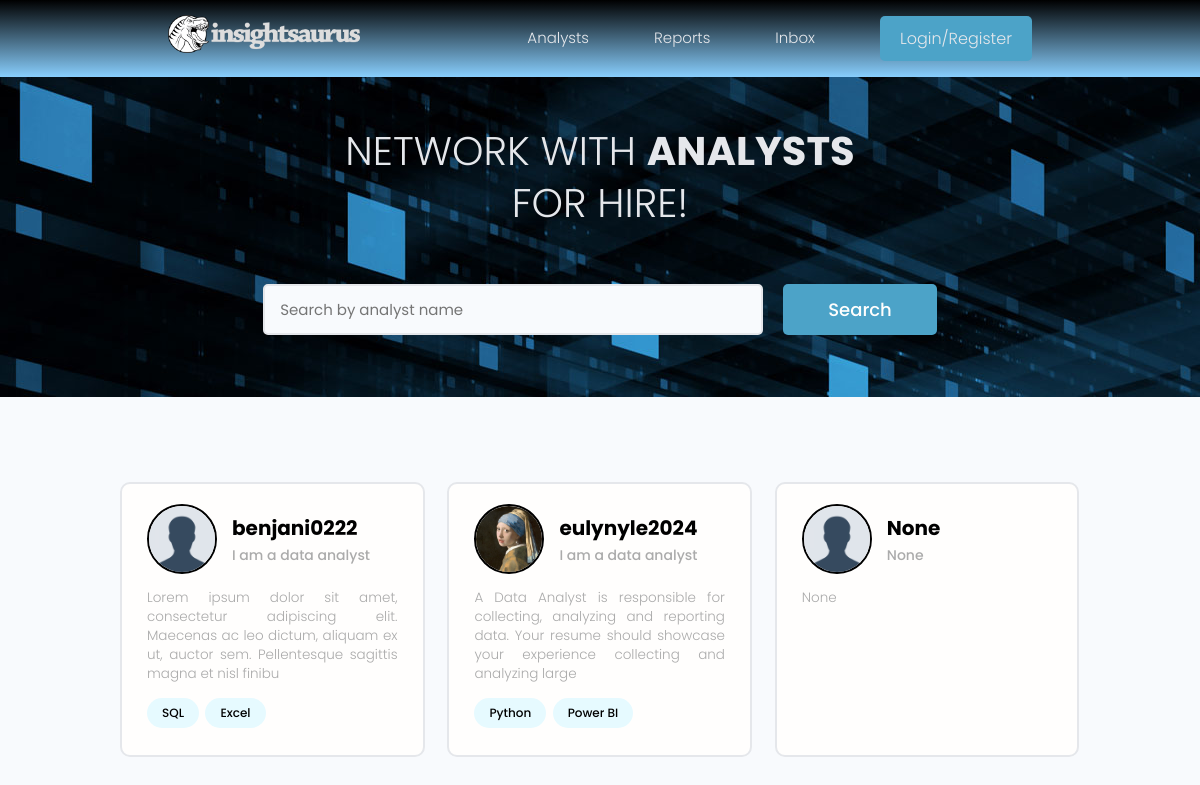
The app's page /users/, older data.
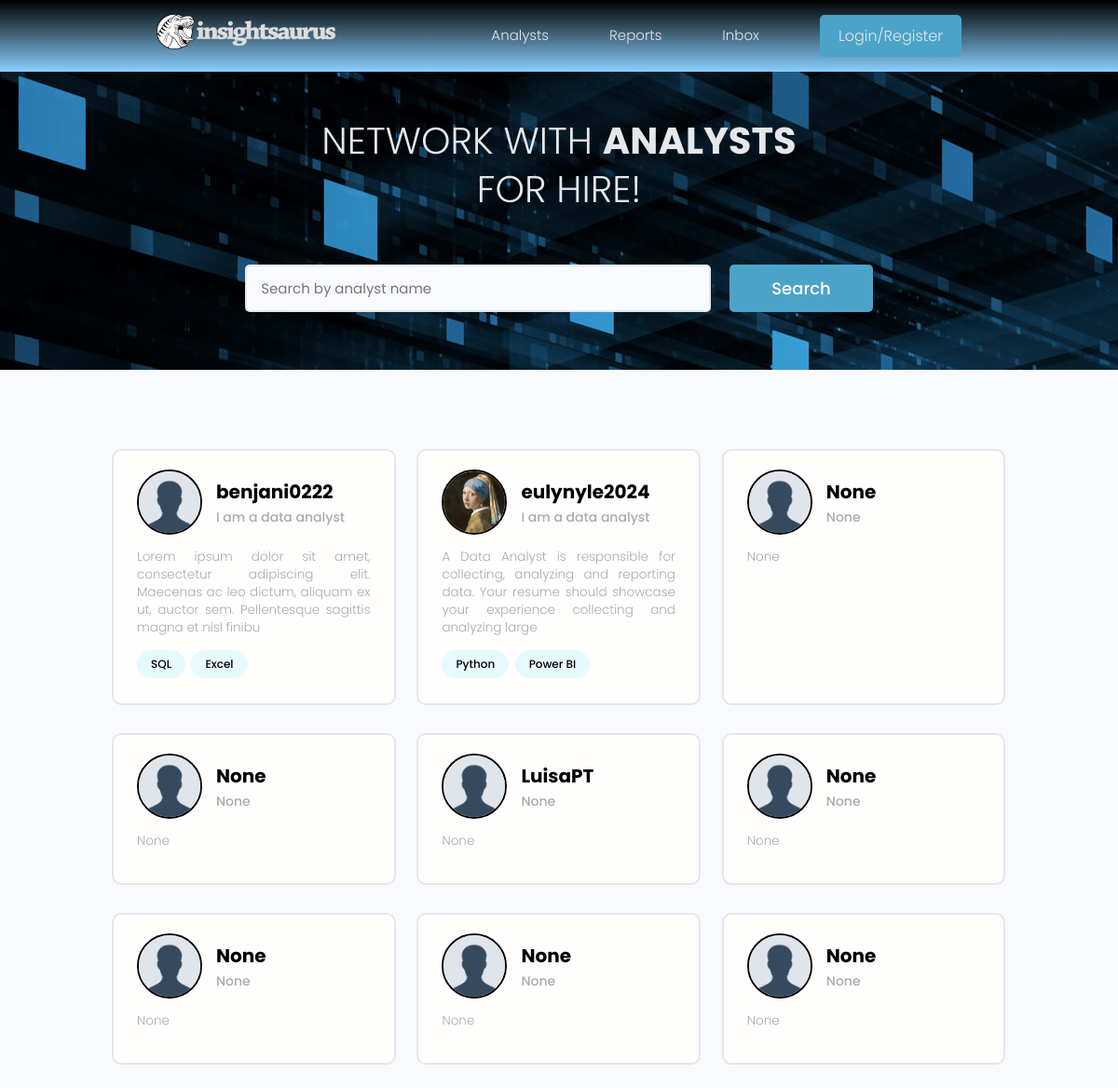
The same page, newer data.
### users/models.py (models this page shows, shortened)
class Profile(models.Model):
    user = models.OneToOneField(User, on_delete=models.CASCADE, null=True, blank=True)
    name = models.CharField(max_length=200, blank=True, null=True)
    email = models.EmailField(max_length=200, blank=True, null=True)
    username = models.CharField(max_length=200, blank=True, null=True)
    location = models.CharField(max_length=200, blank=True, null=True)
    short_bio = models.CharField(max_length=200, blank=True, null=True)
    bio = models.CharField(max_length=2000, blank=True, null=True)
    profile_image = models.ImageField(null=True, blank=True, upload_to='profiles/', default="profiles/default-profile.png")
    available = models.BooleanField(default=False)
    created = models.DateTimeField(auto_now_add=True)
    id_num = models.UUIDField(default=uuid.uuid4, unique=True, primary_key=True, editable=False)

class Skill(models.Model):
    owner = models.ForeignKey(Profile, on_delete=models.CASCADE, null=True, blank=True)
    name = models.CharField(max_length=200, blank=True, null=True)
    description = models.TextField(null=True, blank=True)
    created = models.DateTimeField(auto_now_add=True)
    id_num = models.UUIDField(default=uuid.uuid4, unique=True, primary_key=True, editable=False)
    def __str__(self):
        return str(self.name)

### users/views.py (the view)
# urls.py: path('', views.profiles, name="profiles"),
def profiles(request):
    profiles = Profile.objects.all()
    context = {'profiles': profiles}
    return render(request, 'users/profiles.html', context)

### users/templates/users/profiles.html (shortened to what this page needs)
{% extends 'main.html' %}
{% block content %}
<main class="home">
    <section class="hero-section text-center">
      <div class="container container--narrow">
        <div class="hero-section__box">
          <h2>NETWORK WITH <span>ANALYSTS</span></h2>
          <h2>FOR HIRE!</h2>
        </div>
        <div class="hero-section__search">
          <form class="form" action="#" method="get">
            <div class="form__field">
              <input class="input input--text" id="formInput#search" type="text" name="text"
                placeholder="Search by analyst name" />
            </div>
            <input class="btn btn--sub btn--lg" type="submit" value="Search" />
          </form>
        </div>
      </div>
    </section>
    <section class="devlist">
      <div class="container">
        <div class="grid grid--three">
          {% for profile in profiles %}
          <div class="column card">
            <div class="dev">
              <a href="{% url 'user-profile' profile.id_num %}" class="card__body">
                <div class="dev__profile">
                  <img class="avatar avatar--md" src="{{ profile.profile_image.url }}" alt="image" />
                  <div class="dev__meta">
                    <h3>{{ profile.username }}</h3>
                    <h5>{{ profile.short_bio|slice:"50" }}</h5>
                  </div>
                </div>
                <p class="dev__info">{{ profile.bio|slice:"150" }}</p>
                <div class="dev__skills">
                  {% for skill in profile.skill_set.all|slice:"5" %}
                  <span class="tag tag--pill tag--main">
                    <small>{{skill}}</small>
                  </span>
                  {% endfor %}
                </div>
              </a>
            </div>
          </div>
          {% endfor %}
        </div>
      </div>
    </section>
  </main>
{% endblock content %}

### templates/main.html (shortened to what this page needs)
<!DOCTYPE html>
{% load static %}
<html>
    <head>
        <link rel="stylesheet" href="https://cdn.iconmonstr.com/1.3.0/css/iconmonstr-iconic-font.min.css" />
        <link rel="stylesheet" href="{% static 'uikit/styles/uikit.css' %}" />
        <link rel="stylesheet" href="{% static 'styles/app.css' %}" />
    </head>
    <body>
        {% include 'navbar.html' %}
        {% block content %}
        {% endblock %}
    </body>
</html>

### templates/navbar.html (shortened to what this page needs)
{% load static %}
<header class="header">
    <div class="container container--narrow">
      <a href="{% url 'datasets' %}" class="header__logo">
        <img src="{% static 'images/insightsaurus_logo.png' %}" alt="Insightsaurus Logo" />
      </a>
      <nav class="header__nav">
        <ul class="header__menu">
          <li class="header__menuItem"><a href="{% url 'profiles' %}">Analysts</a></li>
          <li class="header__menuItem"><a href="{% url 'datasets' %}">Reports</a></li>
          <li class="header__menuItem"><a href="">Inbox</a></li>
          {% if request.user.is_authenticated %}
          <li class="header__menuItem"><a href="">My Account</a></li>
          <li class="header__menuItem"><a href="{% url 'logout' %}" class="btn btn--sub">Logout</a></li>
          {% else %}
          <li class="header__menuItem"><a href="{% url 'login' %}" class="btn btn--sub">Login/Register</a></li>
          {% endif %}
        </ul>
      </nav>
    </div>
  </header>

### static/styles/app.css (style rules this page uses)
:root { --color-sub: #000000; }
.btn--sub { background-color: var(--color-sub-light); }
.card { border: 2px solid var(--color-light); }
img { width: 100%; }
.header { position: sticky; z-index: 111; background: linear-gradient(to bottom, var(--color-main), rgb(136, 206, 253)); padding: 1.5rem 0; }
.header > .container { display: flex; justify-content: space-between; align-items: center; }
.header__logo > img { height: 3.8rem; }
.header__nav > ul { display: inline-flex; align-items: center; list-style: none; gap: 6.5rem; }
.header__menuItem > a { color: var(--color-light); font-weight: 300; }
.hero-section.text-center { background: url(../images/data-analysis.jpg); }
.hero-section { height: 40vh; display: flex; align-items: center; }
.hero-section__box { margin-bottom: 4rem; }
.hero-section__box > h2, .hero-section__box > h2 > span { font-size: 4rem; color: var(--color-light); line-height: 1.3; text-transform: uppercase; }
.hero-section__box > h2 { font-weight: 300; }
.hero-section__box > h2 > span { font-weight: 700; }
.hero-section__search > .form { display: flex; align-items: center; justify-content: center; gap: 2rem; }
.hero-section__search > .form input.input--text { width: 50rem; }
.devlist { margin-top: 8rem; }
.devlist .grid { align-items: stretch; }
.devlist .dev .dev__profile { display: flex; align-items: center; gap: 1.5rem; }
.devlist .dev .dev__meta h3 { color: var(--color-sub); font-size: 2rem; font-weight: 700; }
.devlist .dev .dev__meta h5 { color: var(--color-text); font-size: 1.4rem; font-weight: 500; }
.devlist .dev .dev__info { margin: 1.5rem 0; font-size: 1.35rem; line-height: 1.4; text-align: justify; }

### static/uikit/styles/modules/_variables.css (style rules this page uses)
:root { --color-main: #000000; --color-main-light: #e6faff; --color-sub: #63D0B8; --color-sub-light: #4ca3c8; --color-sub-lighter: #ededfd; --color-text: #ababab; --color-gray: #8b8b8b; --color-light: #e5e7eb; --color-light-gray: #767676; --color-bg: #f8fafd; --color-white: #fffefd; --color-white-light: #f3f3f3; --color-success: #359e64; --color-success-bg: #def8e8; --color-error: #fc4b0b; --color-error-bg: #fff2ee; --font-base: 'Poppins', arial, helvetica, 'Segoe UI', roboto, ubuntu, sans-serif; --font-monospace: 'Fira Code', 'Courier New', courier, monospace; --font-regular: 300; --font-medium: 500; --font-bold: 700; --generic-shadow: 1px 1px 5px #00000010; --generic-transition: all 0.3s ease-in-out; }

### static/uikit/styles/modules/_base.css (style rules this page uses)
* { margin: 0; padding: 0; box-sizing: border-box; text-rendering: optimizeLegibility; color: inherit; font-size: inherit; }
html { font-size: 50%; }
@media only screen and (min-width: 480px) { html { font-size: 56.25%; } }
@media only screen and (min-width: 1200px) { html { font-size: 62.5%; } }
body { line-height: 1.6; font-weight: 400; font-size: 1.5rem; color: var(--color-text); background-color: var(--color-bg); min-height: 100vh; }

### static/uikit/styles/modules/_typography.css (style rules this page uses)
* { font-family: var(--font-base); }
h2 { font-size: 3.6rem; font-weight: var(--font-bold); }
h3 { font-size: 3.2rem; font-weight: var(--font-medium); }
h5 { font-size: 2.4rem; font-weight: var(--font-medium); }
h5, h6 { font-weight: var(--font-regular); }
p, span, strong { font-size: 1.6rem; color: var(--color-text); font-weight: var(--font-regular); }
a { padding-bottom: 2px; text-decoration: none; display: inline-block; color: var(--color-main); font-weight: var(--font-medium); }

### static/uikit/styles/modules/_utilities.css (style rules this page uses)
.container { width: 92%; max-width: 165rem; margin: 0 auto; box-sizing: border-box; }
.container--narrow { width: 92%; max-width: 120rem; }
@media screen and (min-width: 1000px) { .container { width: 90%; } }
@media screen and (min-width: 1000px) { .container--narrow { width: 85%; } }
@media screen and (min-width: 1200px) { .container { width: 80%; } }
@media screen and (min-width: 1200px) { .container--narrow { width: 72%; } }
.text-center { text-align: center; }

### static/uikit/styles/modules/_avatar.css (style rules this page uses)
.avatar { border-radius: 50%; border: 2px solid var(--color-main); object-fit: cover; }
.avatar--md { height: 7rem; width: 7rem; }

### static/uikit/styles/modules/_card.css (style rules this page uses)
.card { border-radius: 1rem; background-color: var(--color-white); border: 1.5px solid var(--color-light); width: auto; height: auto; margin-top: 0.5rem; margin-bottom: 0.5rem; overflow: hidden; }
.card__body, .card__header { padding: 2rem 2.5rem; }

Row changes from the older to the newer data that the page shows:
added Profile: profile_image (placeholder picture), username "None", short_bio "None", bio "None"
added Profile: profile_image (placeholder picture), username "LuisaPT", short_bio "None", bio "None"
added Profile: profile_image (placeholder picture), username "None", short_bio "None", bio "None"
added Profile: profile_image (placeholder picture), username "None", short_bio "None", bio "None"
added Profile: profile_image (placeholder picture), username "None", short_bio "None", bio "None"
added Profile: profile_image (placeholder picture), username "None", short_bio "None", bio "None"
